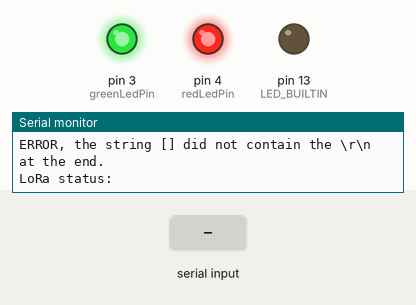
Recording of a sketch running on a simulated Arduino Uno, built with avr-gcc and run on an emulated ATmega328P. Parts: output pins drawn as LEDs (lit = HIGH), the last lines printed to the serial monitor. The test bench sets the inputs (shaded band). Random numbers use the default seed unless the sketch sets one.

Above: at 4.2 s.
4.3 s: "ok\n" received over the second serial link
At 7.1 s:
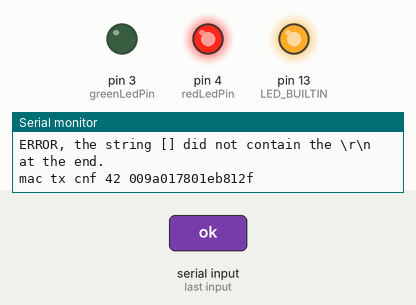
7.3 s: "ok90\n" received over the second serial link
8.8 s: "mac_tx_ok\n" received over the second serial link
At 9.6 s:
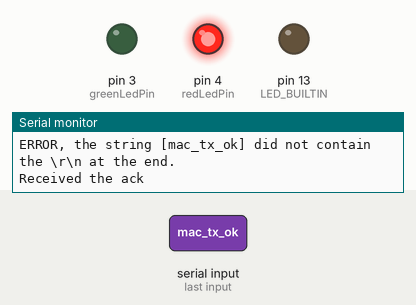
Timing chart, 0 to 11.8 s (numbered marks = the images above; inputs shaded):
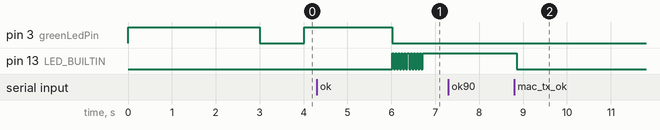

The sketch:

fakeSmellSensor.ino
```cpp
#include <SoftwareSerial.h>
#include <stdlib.h>

SoftwareSerial loraSerial(10, 11); // RX, TX

int redLedPin = 4;
int greenLedPin = 3;

void setup() {
  pinMode(redLedPin, OUTPUT); //red led out
  pinMode(greenLedPin, OUTPUT); //green led out
  pinMode(LED_BUILTIN, OUTPUT);

  randomSeed(analogRead(0));

  // start serial port at 57600 bps and wait for port to open:
  Serial.begin(57600);
  while (!Serial) {
    ; // wait for serial port to connect. Needed for native USB port only
  };

  loraSerial.begin(57600);

  establishLora();
}

void loop() {
  int loraStatus = getStatus() & 0x0f;
  if (loraStatus == 0) { //not joined
    establishLora(); //establish the connection
  } else if (loraStatus == 1) { //Ready, Set the state like it is fine...
    digitalWrite(redLedPin, LOW); //light the red led
    digitalWrite(greenLedPin, HIGH); //light the red led
  } else if (loraStatus > 1) { //busy, light up both diodes
    digitalWrite(redLedPin, HIGH); //light the red led
    digitalWrite(greenLedPin, HIGH); //light the red led
    delay(20000);
    return;
  }

  //LoRa is ready to transmit, lets do that

  int airPollution = 120 + (random(100) - 50); // 120 +- 50
  float temperature = 28.65 + (random(20) - 10); // 28.65 +- 10
  float humidity = 45.1 + (random(20) - 10); // 45.1 +- 10
  int battery = 0x80ff + (random(100) - 50); // +- 50

  //Transform the data into HEXa String
  String data = getData(airPollution, temperature, humidity, battery);
  send(data);

  delay(60000); //wait for 30 seconds to the next round.
}

void transmitBlinkLoop() {

}

void send(String msg) {
  blick(LED_BUILTIN, HIGH, 20, 35);

  Serial.print("mac tx cnf 42 "+ msg + "\r\n");
  clearLoraSerial();
  loraSerial.print("mac tx cnf 42 "+ msg + "\r\n");

  //Verify send transaction
  String resp = readLoraString();
  if (resp.startsWith("ok")) {
    loraSerial.setTimeout(30000); // Send of the packet takes some time...
    String resp2 = readLoraString();
    loraSerial.setTimeout(2000); // Set the timeout back
    if (resp2.startsWith("mac_tx_ok") || resp2.startsWith("mac_rx")) {
      Serial.print("Received the ack"); //OK
    } else {
      Serial.print("Send received "+ resp2);
    }
  } else {
    Serial.print("Send did not ended with OK.");
  }

  blick(LED_BUILTIN, LOW, 2, 50);

  clearLoraSerial();
}

void blick(int pin, int endState, int count, int delayMs) {
  for (int i = 0; i < count; i++) {
    if (i % 2 == 0) {
      digitalWrite(pin, HIGH);
    } else {
      digitalWrite(pin, LOW);
    }
    delay(delayMs);
  }
  digitalWrite(pin, endState);
}

String getData(int airPollution, float temperature, float humidity, int battery) {
  int temperatureInt = (int)(temperature * 10);
  int humidityInt = (int)(humidity * 10);

  String airPollutionStr = dec2Hex(airPollution);
  String temperatureStr = dec2Hex(temperatureInt);
  String humidityStr = dec2Hex(humidityInt);
  String batteryStr = dec2Hex(battery);

  return airPollutionStr + temperatureStr + humidityStr + batteryStr;
}

//assumption that the int is 16bits
String dec2Hex(int num) {
  String hex = String(num, HEX);
  int zeros = 4 - hex.length();
  for (int i = 0; i < zeros; i++) {
    hex = "0" + hex;
  }
  return hex;
}

boolean establishLora() {
  //signal that it is not initialized
  digitalWrite(redLedPin, HIGH); //light the red led
  digitalWrite(greenLedPin, HIGH); //light the red led

  clearLoraSerial();
  delay(1000);

  loraSerial.print("mac join abp\r\n");
  Serial.print("mac join abp\r\n");

  String resp = readLoraString(); // ok
  resp = readLoraString(); // accepted

  clearLoraSerial();

  if (resp.startsWith("accepted")) {
    digitalWrite(redLedPin, LOW); //light the red led
    return true;
  } else {
    digitalWrite(greenLedPin, LOW); //light the red led
    return false;
  }
}

void clearLoraSerial() {
   //clear serial buffer
  while(loraSerial.available())
    loraSerial.read();
}

String readLoraString() {
  String data = loraSerial.readStringUntil('\n');

  //send it to the console
  Serial.println(data);


  if (! data.endsWith("\r")) {
    Serial.println("ERROR, the string [" + data + "] did not contain the \\r\\n at the end.");
    return data;
  }

  return data.substring(0, data.length() - 1);
}

int getStatus() {
  Serial.println("Getting the LoRa module status");
  clearLoraSerial();
  loraSerial.print("mac get status\r\n");
  String data = readLoraString();
  long res = strtol(data.c_str(), 0, 16);
  Serial.println("LoRa status: "+ data);
  clearLoraSerial();
  return res;
}
```

Measured:
- after the input at 8.8 s, pin 13 (LED_BUILTIN): HIGH → LOW after 0.06 s
